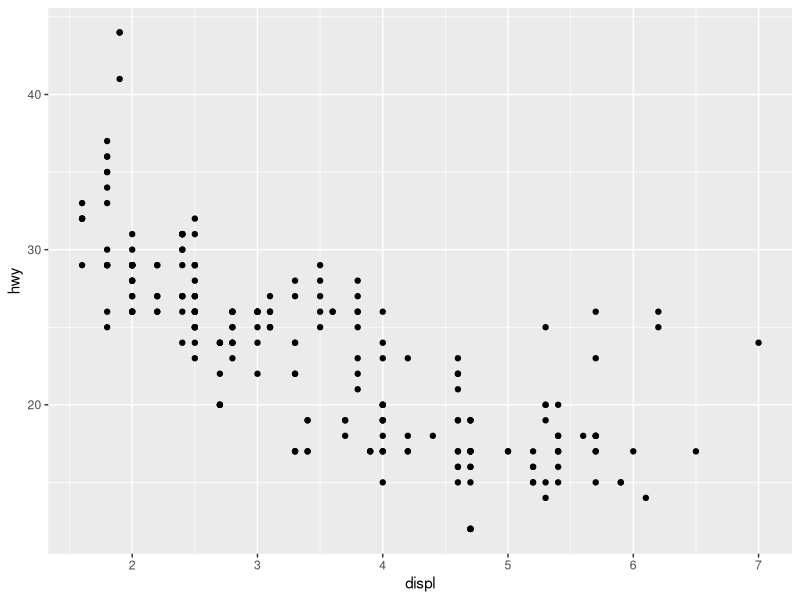
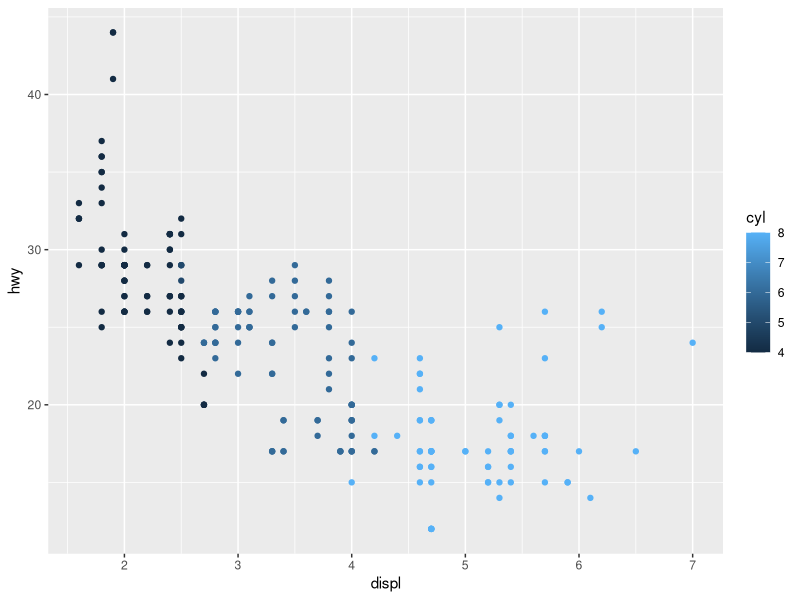
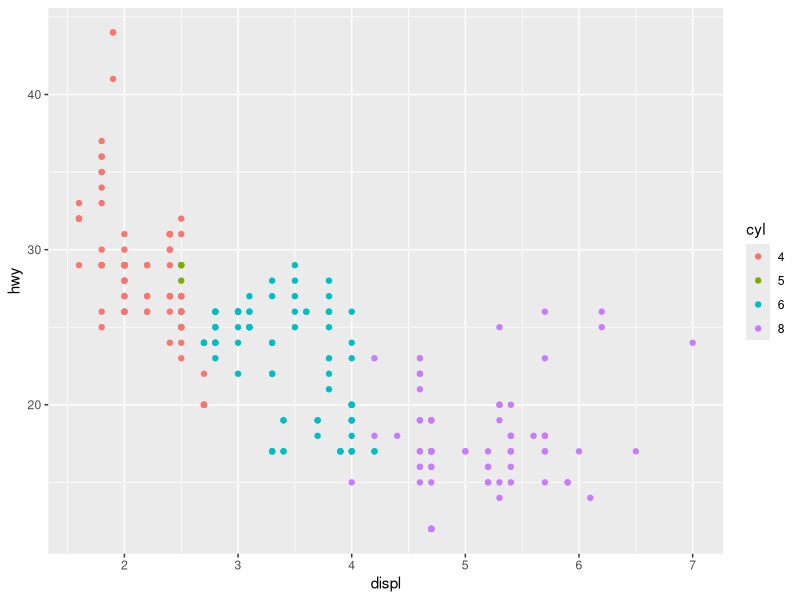
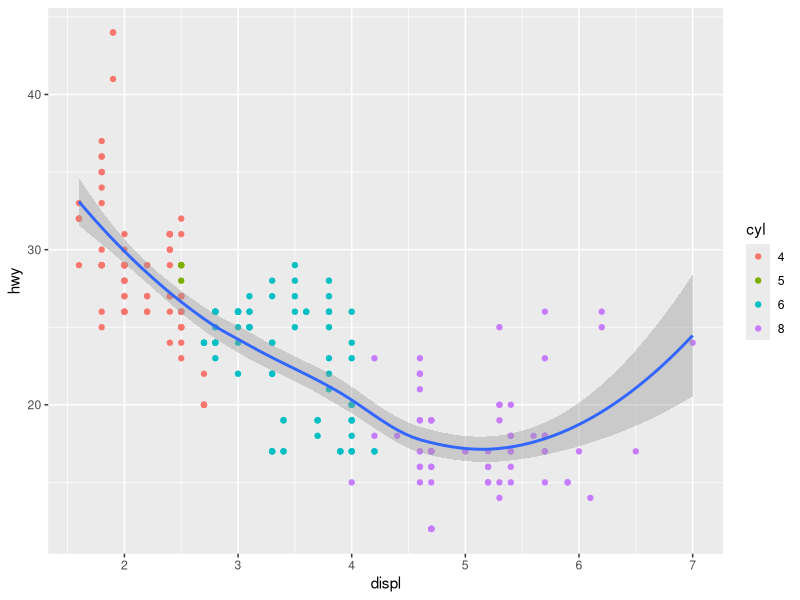
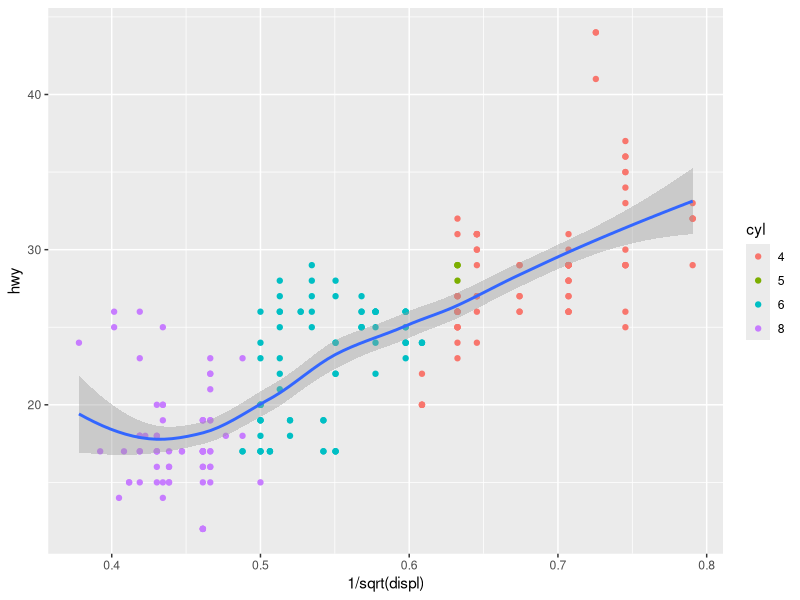

Generate these figures, in order, with R:
## ---- chunk 1
options(show.signif.stars = FALSE)
knitr::opts_chunk$set(tidy = FALSE) # turn off formatR's tidy
knitr::opts_chunk$set(fig.path="figures/", out.width="70%", fig.align = "center")
## ---- chunk 2
library(tidyverse)
## ---- chunk 3
mpg
## ---- chunk 4
ggplot(data = mpg, mapping = aes(x = displ, y = hwy)) + geom_point()
## ---- chunk 5
ggplot(data = mpg, mapping = aes(x = displ, y = hwy)) +
  geom_point(aes(color = cyl))
## ---- chunk 6
ggplot(data = mpg |> mutate(cyl = factor(cyl)),
       aes(x = displ, y = hwy)) + geom_point(aes(color = cyl))
## ---- chunk 7
ggplot(mpg |> mutate(cyl = factor(cyl)), aes(displ, hwy)) +
  geom_point(aes(color = cyl)) +
  geom_smooth()
## ---- chunk 8
fit <- lm(log(hwy) ~ log(displ), data = mpg) 
coef(fit)
## ---- chunk 9
ggplot(mpg |> mutate(cyl = factor(cyl)),
       aes(1 / sqrt(displ), hwy)) +
  geom_point(aes(color = cyl)) +
  geom_smooth()
